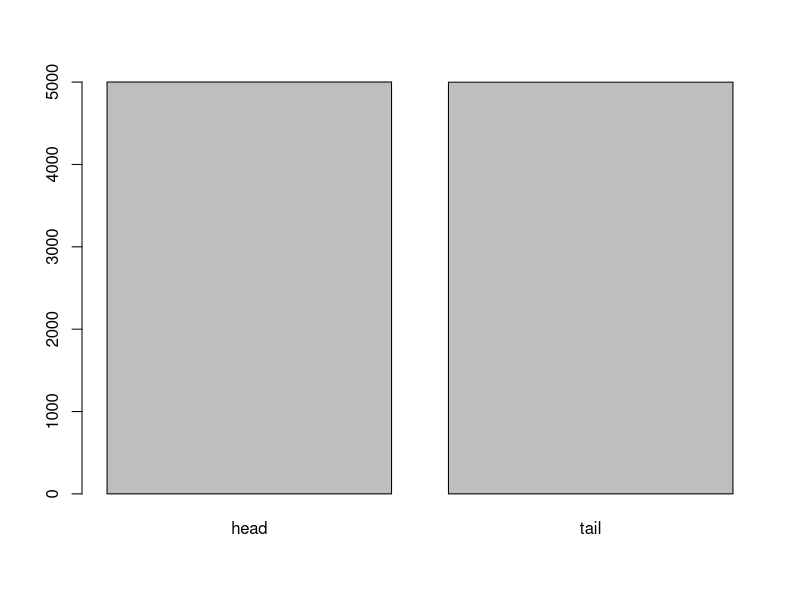

Write R code to recreate this figure.

# Flipping a fair coin
CoinFunc <- function(n) {
    res <- c("head" = 0, "tail" = 0) # number of events counter
    for (ii in seq_len(n)) {
        if (runif(1) < 0.5) {
            res["tail"] <- res["tail"] + 1
        } else {
            res["head"] <- res["head"] + 1
        }
    }
    return(res)
}
nc <- CoinFunc(10000)
print(paste(
    "nc[\"tail\"]:", nc["tail"],
    "nc[\"head\"]:", nc["head"]
))
barplot(nc)
